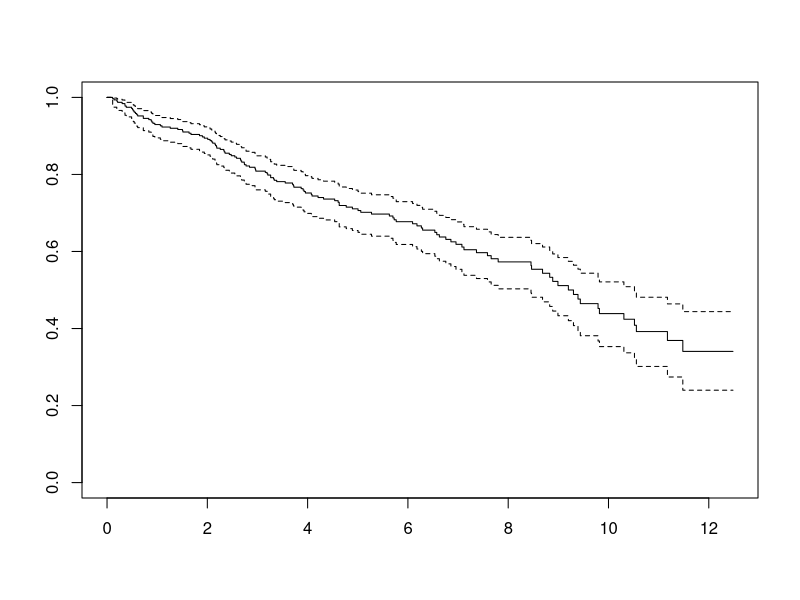
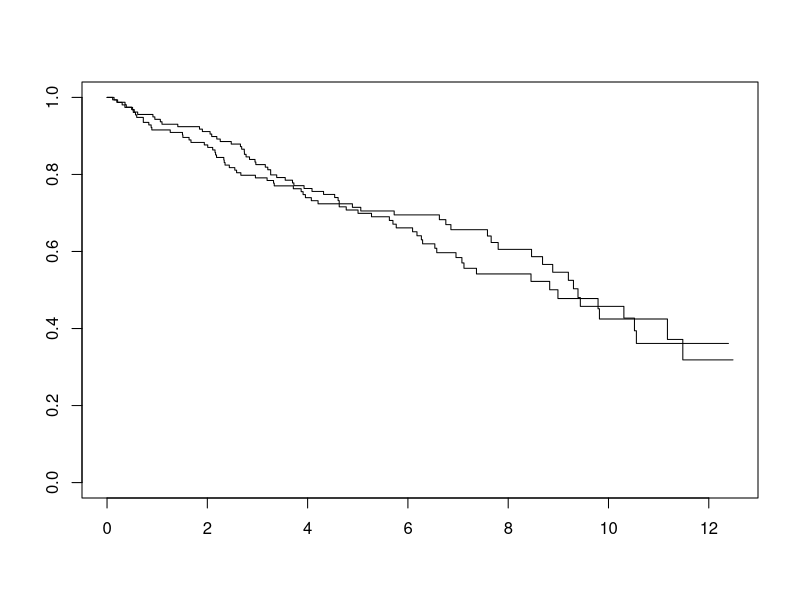
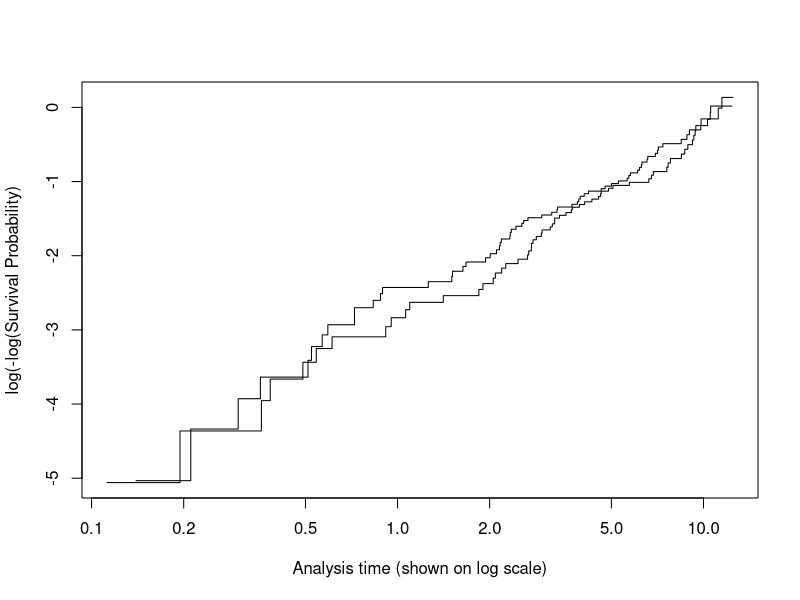
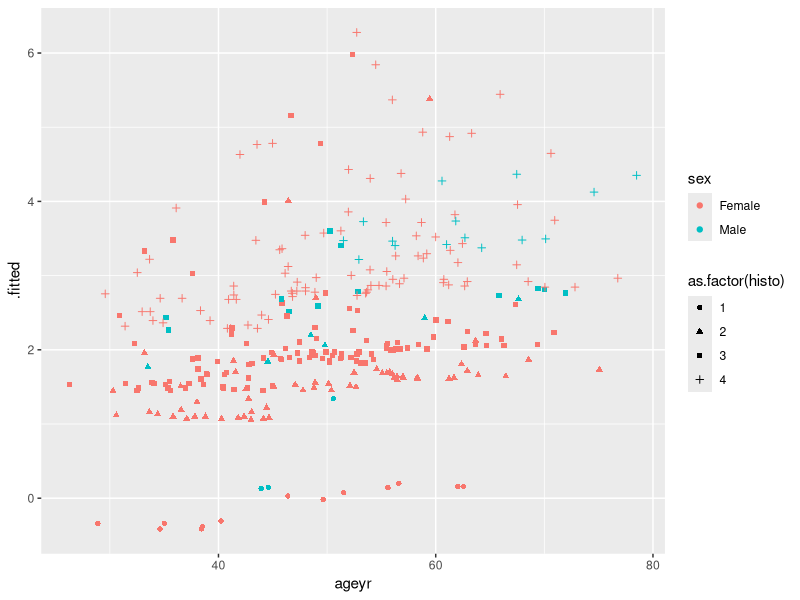
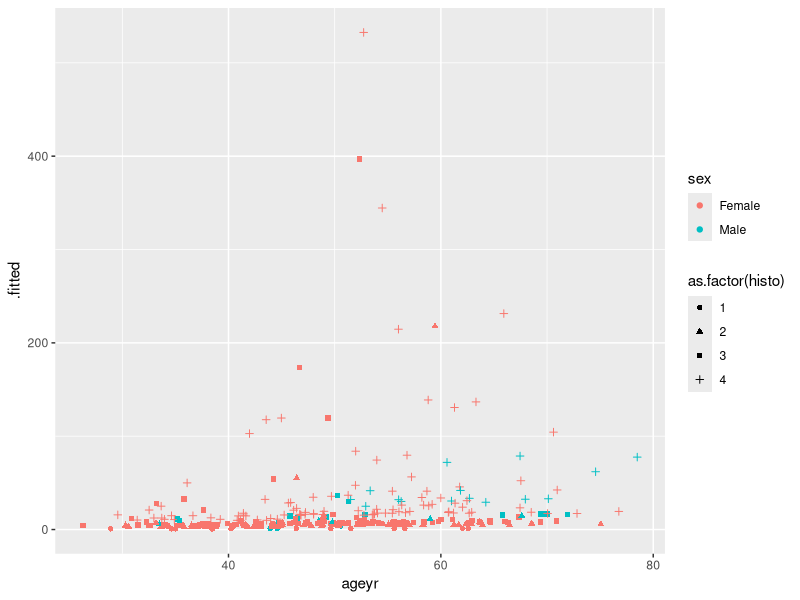
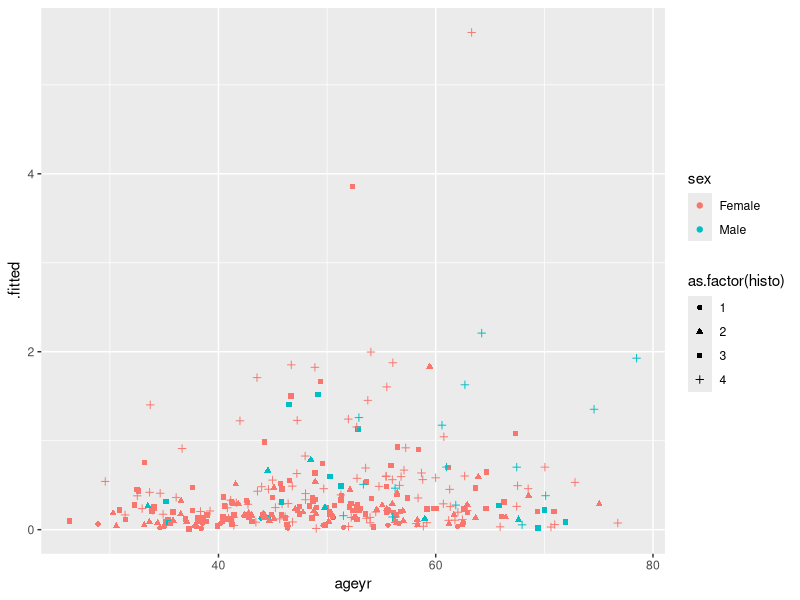
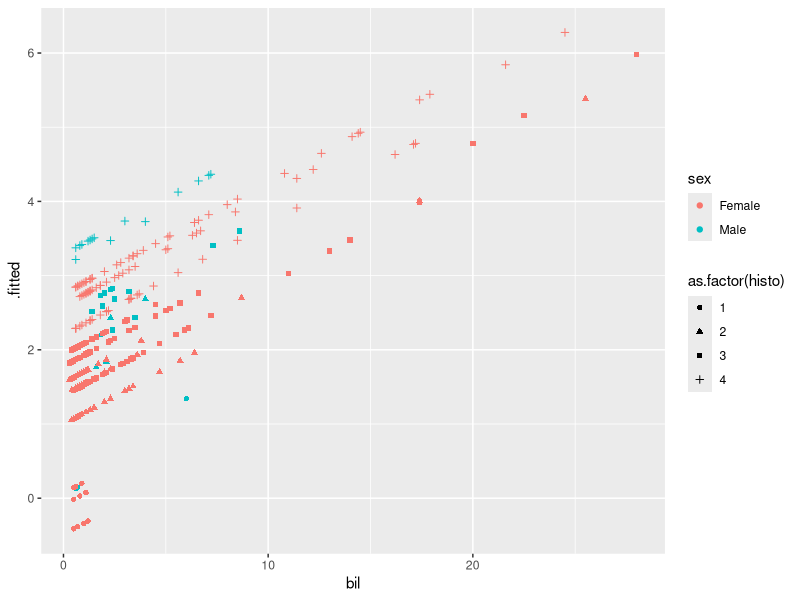
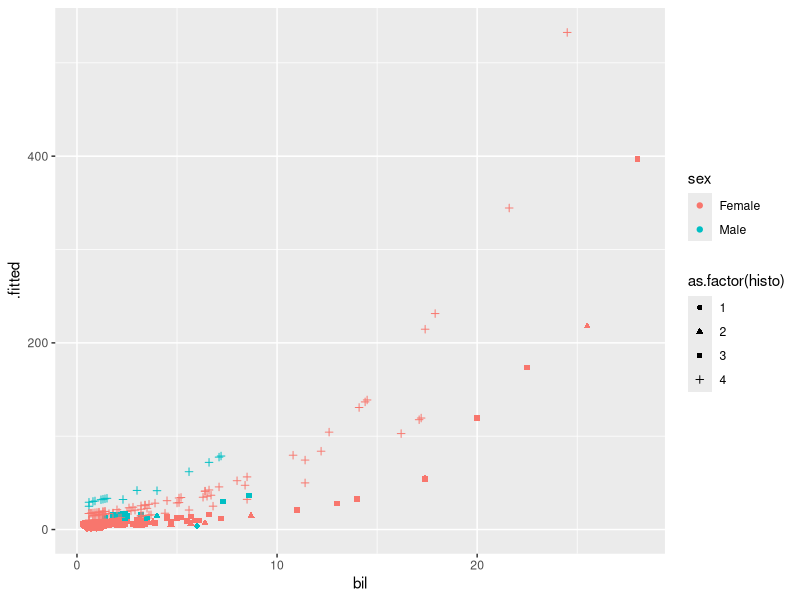

R code for these plots, in order:
#' ---
#' title: "140.623.01 - Statistical Methods in Public Health III"
#' subtitle: "Assignment 2: Survival in Primary Biliary Cirrhosis"
#' author: "Martin Skarzynski"
#' institute: Johns Hopkins School of Public Health
#' date: March 8, 2018
#' ---

#' ## Learning Objectives:

#' Students who successfully complete this section will be able to:
#' - To evaluate whether the drug DPCA prolongs life in patients.
#' - To identify baseline characteristics of patients which predict longer survival.
#' - Analyze the survival time data (without grouping) by the Kaplan-Meier estimate of the
#' survival function, the log- rank statistic, and Cox proportional hazards model.
#' - Check the estimated model for its consistency with the observed data; in particular, check
#' the proportional hazards assumption using the complementary log-log plot of the
#' estimated survival function.
#' - Summarize the findings for public health readers and document and archive the steps of
#' the statistical analysis by creating a script file in R.

#' 
#' ## Data Set:

#' Between January 1974 and May 1984, a double-blinded randomized trial on patients with primary biliary cirrhosis (PBC) of the liver was conducted at the Mayo clinic. A total of 312 patients were randomized to either receive the drug D-penicillin (DPCA) or a placebo. Patients were followed until they died from PBC or until censoring, either because of administrative censoring (withdrawn alive at end of study), death not attributable to PBC, liver transplantation, or loss to follow-up. At baseline, a large number of clinical, biochemical, serological and histologic measurements were recorded on each patient. This data set is a subset of the original data, and includes information on each patient's time to death or censoring, treatment, age, gender, serum bilirubin, and histologic disease stage (1-4).

#' The variables included in this dataset include:
#'- case: unique patient ID number
#'- sex: 0 = male, 1 = female (coded as "Female" and "Male" in the csv file rather than 0/1)
#'- drug: 0 = placebo, 1 = DPCA
#'- bil : serum bilirubin in mg/dl
#'- survyr: time (in years) to death or censoring
#'- death: indicator = 1 if patient died, 0 if censored
#'- ageyr: age in years [continuous variable]
#'- histo: histologic disease stage (1 – 4) [categorical variable]
#'- agecat: age categories, coded as "< 45 yrs", "45 – 55 yrs", and ">= 55 yrs"

#' Also included in the data set for your possible use are the following indicator (dummy) variables:
#' 
#' Age Indicators (indicator versions of agecat):
#' - agegr_2: 1 if patient is 45-55 years old, 0 otherwise
#' - agegr_3: 1 if patient is >= 55 years old, 0 otherwise
#' Histologic Stage Indicators:
#' - hstage2: 1 if patient is in Stage 2, 0 otherwise
#' - hstage3: 1 if patient is in Stage 3, 0 otherwise
#' - hstage4: 1 if patient is in Stage 4, 0 otherwise
#' 

#' The data are stored in the csv data set pbctrial.csv, which may be
#' downloaded from the course website.

#' ## Methods:

#' Use the data set described above and the appropriate statistical analyses to address the specific
#' learning objectives listed on the first page.
#' Hints: The hints shown below are based on a dataset with the name pbcData, read in with the
#' following code. In the following list of commands, if you want to look at differences by other
#' variables than drug, you should change the variable name! Create a new .R file to type/run your
#' commands so that you will have a record of your analysis.
library(readr)
pbcData = read_csv("pbctrial.csv")

#' a. Explore the data using descriptive statistics:
#'- table()
#'- prop.table()
#'- summary() etc

dim(pbcData)
str(pbcData)
summary(pbcData)
library(purrr, help)
map(pbcData, class)
round(prop.table(table(pbcData[c("death", "drug", "sex")])), 3)

#' b. Define a survival object, defining the time variable (survyr) and the event (death == 1).
#' To do this, you must first install and load the "survival" package:

# install.packages("survival")
library(survival)


## only run this the first time

pbcData$SurvObj = with(pbcData, Surv(survyr, death == 1))

#' c. Explore differences in time to death by different baseline variables using graphs and complementary log-log plots.

# estimate survival curves for entire sample
km.overall = survfit(SurvObj ~ 1, data = pbcData,
type="kaplan-meier", conf.type="log-log")
km.overall
summary(km.overall)
# estimate survival curves for drug group
km.drug = survfit(SurvObj ~ drug, data = pbcData,
type="kaplan-meier", conf.type="log-log")
km.drug
summary(km.drug)

# plot km curves
plot(km.overall)
plot(km.drug)
# log rank test for equality of survivor functions
survdiff(SurvObj ~ drug, data=pbcData)
# complimentary log-log plot
plot(km.drug, fun="cloglog", ylab="log(-log(Survival Probability)",
xlab="Analysis time (shown on log scale)")

#' d. Fit several Cox proportional hazards regression models to the ungrouped survival data:

model1 = coxph(SurvObj ~ drug, data = pbcData)
summary(model1)

model2 = coxph(SurvObj ~ sex + bil + as.factor(histo), data = pbcData)
summary(model2)

#' e. Save your R script file that documents and archives the steps of your statistical analysis.
#' This file will make your analysis "reproducible."
#' f. Summarize your findings in a brief report (less than two pages with at most one table and
#' one figure) as if for a biomedical/public health journal.
#' A suggested format is:
#' - Introduction – a few sentences about the research question(s)
#' - Data description – simple tabulations describing patient characteristics
#' - Results from multiple models that address question(s) (e.g., bivariate and multivariable)
#' - Graphical display that presents evidence in the data relevant to your scientific question.
#' 

#' ## Introduction 

#' Between January 1974 and May 1984 a double-blinded randomized trial on patients with primary biliary cirrhosis (PBC) of the liver was conducted at the Mayo clinic. A total of 312 patients were randomized to either receive the drug D-penicillimin (DPCA), or a placebo. Patients were followed until they died from PBC, or until censoring, either because of administrative censoring (withdrawn alive at end of study), death not attributable to PBC, liver transplantation, or loss to follow-up. At baseline clinical, biochemical, serological and histologic measurements were recorded on each patient. A sub-study was undertaken to test for increased survival amongst patients on the new treatment, and to investigate the association between survival and patients' age, gender, histologic stage of disease, and serum bilirubin level.

#' The research question that I will try to answer in this report is whether D-penicillin (DPCA), the drug tested in the PBC trial, provided any benefit for the patient population as a whole (n=312) and for sub-groups based on sex, age and disease stage. I hypothesize that the drug effect will not be different between the 3 age categories, but will depend on disease stage. In other wrods, I expect that there will be differences in time to death between the 4 disease stages, specifically that more advanced disease will be more difficult to treat, which will result in a shorter time to event. I will also assess whether bilirubin is a prognostic marker and whether drug beenfit will differ among men versus women.
#' 

#' ## Data description 


#' The best way to describe the data in my opinion is using the `skim` function from the `skimr` R package. This function produces a table of descriptive statistics but also small histograms showing the distribution of each variable. 
#' 
# install.packages("skimr")
library(skimr)
skimr::skim(pbcData)

#' There are a total of 312 patients and the median survival time was around 5 years. As for patient characteristics, the representation across age categories and disease stages appears to spread relatively evenly. The `age` and `survyr` variable appear to be normally distributed with a slight leftward skew. Interestingly, bilirubin is skewed highly to the left indicating that there are outliers with high bilirubin values.

#' 

#' ## Methods
#' Descriptive statistics were calculated to investigate sample characteristics. Kaplan-Meier estimates of the survivor functions for various sample sub-groupings were calculated. Simple Cox regression models were used to evaluate univariate associations between patient characteristics and survival. Multivariable Cox regression was used to examine the association between survival and multiple patient characteristics simultaneously. Serum bilirubin was the only continuous covariate in the regression models. Age was modeled as a categorical variable, based on tertiles in the sample, to allow for a non-linear relationship between age and the loghazard of death. Both Wald and likelihood ratio methods were used to test for the statistical significance of covariates in the final multiple proportional hazards model. Only predictors achieving statistical significance ($\alpha$ = .05) were included in the final multivariable model.
#' 

#' ## Study Enrollees
#' The sample consists of 312 patients with primary biliary cirrhosis enrolled from 1974 to 1984 at the Mayo Clinic in Rochester, MN. The sample is majority female (276 patients, 88%) with only 36 male patients (12%). The average patient age at enrollment was 50 years, and the sample age range was from 26 to 78 years. The majority (75%) of the patients were in a later stage of the disease (Histologic Stage 3 or 4) at the time of enrollment. Average serum bilirubin level among participants at time of enrollment was 3.3 mg/dl. At the time of this analysis, 125 patients (40%) had died from causes related to primary biliary cirrhosis. Results Patients in the drug group had 6% greater hazard ("risk") of death than those in the placebo group, but this result was not statistically significant (95% CI, -25% - 50%, p > .05).

#' 

#' Serum bilirubin level, patients age, and histologic stage of disease all had statistically significant ($\alpha$ = .05) positive univariate associations with the hazard of death. Males had 62% higher risk of death than females (95% CI 2% - 158%, p = .04). In a multivariable analysis, serum bilirubin level, gender, and histologic stage of disease were found to have statistically significant associations with patient survival. The hazard ratio associated with a 1 mg/dl increase in serum bilirubin level was 1.16 (95% CI 1.13 - 1.19), indicating that a patient's risk of death increases by 16% for each 1 mg/dl increase in serum bilirubin after adjustment for gender, disease stage and age. The hazard ratio of death for males relative to females was 1.70 (95% CI 1.05 - 2.74), indicating that males had a 70% increase in the hazard of death compared to otherwise similar females. Those patients in the highest stage (stage 4) of disease had greater than 14 times the adjusted risk (95% CI 2.01 - 107.40) of dying when compared to patients in the earliest stage (stage 1). Table 1 presents results from both the unadjusted and adjusted sets of analyses.

#' ## Graphical display 
#' I plotted cox model fitted values against ageyr and bil variables marking sex and disease stage (`histo`) with color and different symbols, respectively. 

#' ## Conclusions
#' DCPA was not found to be statistically significantly associated with increased survival in either univariate or multivariable analyses. As this was a randomized trial with 312 patients, we conclude that DPCA does not appear to be efficacious in the treatment of patients with primary biliary cirrhosis. While primary biliary cirrhosis is a disease that primarily affects females, the prognosis is significantly worse for males. Similarly, the risk of death is much worse for patients in later stages of the disease relative to those in the earlier stages. The results of this research suggest that improved screening techniques to identify the disease in affected patients early on, coupled with increased outreach to males at risk of developing PBC could result in a better overall prognosis for patients having this disease.
#' It is clear that all of the variables I picked are important in the final model although not all levels of the categorical variables were statistically significant. This work is only the beginning and more precise answers to the research questions discussed in the introduction will require further inspection with models more precisely adapted to each research question.
#' 

#' ## Results 
#' First, I decided to put all variables of interest into one model rather creating multiple models that address each of the above questions, because the instructions say to have at most one figure and one table. If any of the results are statistically significant, I can explore the question further with a more specific model in the future. First some basic exploratory data analysis will let me know if I am on the right track with the variables I have chosen. If there is no difference between the median survival times of the groups I am interested in, it will be unlikely that I will see anything significant in my model.

model3 = coxph(SurvObj ~ sex + bil + as.factor(histo) + as.factor(agecat), data = pbcData)
summary(model3)



model3 = coxph(SurvObj ~ sex + bil + as.factor(histo) + as.factor(agecat), data = pbcData)
summary(model3)
library(dplyr)
# install.packages("broom")
library(broom)
pbcData %>%
    group_by(sex, drug) %>%
    summarise(med_surv = median(survyr))
pbcData %>%
    group_by(agecat, drug) %>%
    summarise(med_surv = median(survyr))
pbcData %>%
    group_by(histo, drug) %>%
    summarise(med_surv = median(survyr))

#' From this initial analysis it looks like patients in the highest age category that were given placebo fare the worst. These results indicate that elderly patients my stand to benefit the most from taking the drug. Shockingly, men taking the drug appear to have a shorter survival time than with the drug, and do not survive as long as a women in general. Similarly, the drug appeared to have a negative effect on survival in patients with earliest stage of disease (histo = 1). Now I will take a similar approach to the data but using a cox model.

glance(model3)
aug <- augment(model3, pbcData)
risk_aug <- augment(model3, pbcData, type.predict = "risk")
exp_aug <- augment(model3, pbcData, type.predict = "expected")

par(mfrow=c(3,3))
## install.packages("ggplot2")
library(ggplot2)
ggplot(aug, aes(ageyr, .fitted, color = sex, shape = as.factor(histo))) + geom_point()
ggplot(risk_aug, aes(ageyr, .fitted, color = sex, shape = as.factor(histo))) + geom_point()
ggplot(exp_aug, aes(ageyr, .fitted, color = sex, shape = as.factor(histo))) + geom_point()

ggplot(aug, aes(bil, .fitted, color = sex, shape = as.factor(histo))) + geom_point()
ggplot(risk_aug, aes(bil, .fitted, color = sex, shape = as.factor(histo))) + geom_point()
ggplot(exp_aug, aes(bil, .fitted, color = sex, shape = as.factor(histo))) + geom_point()
